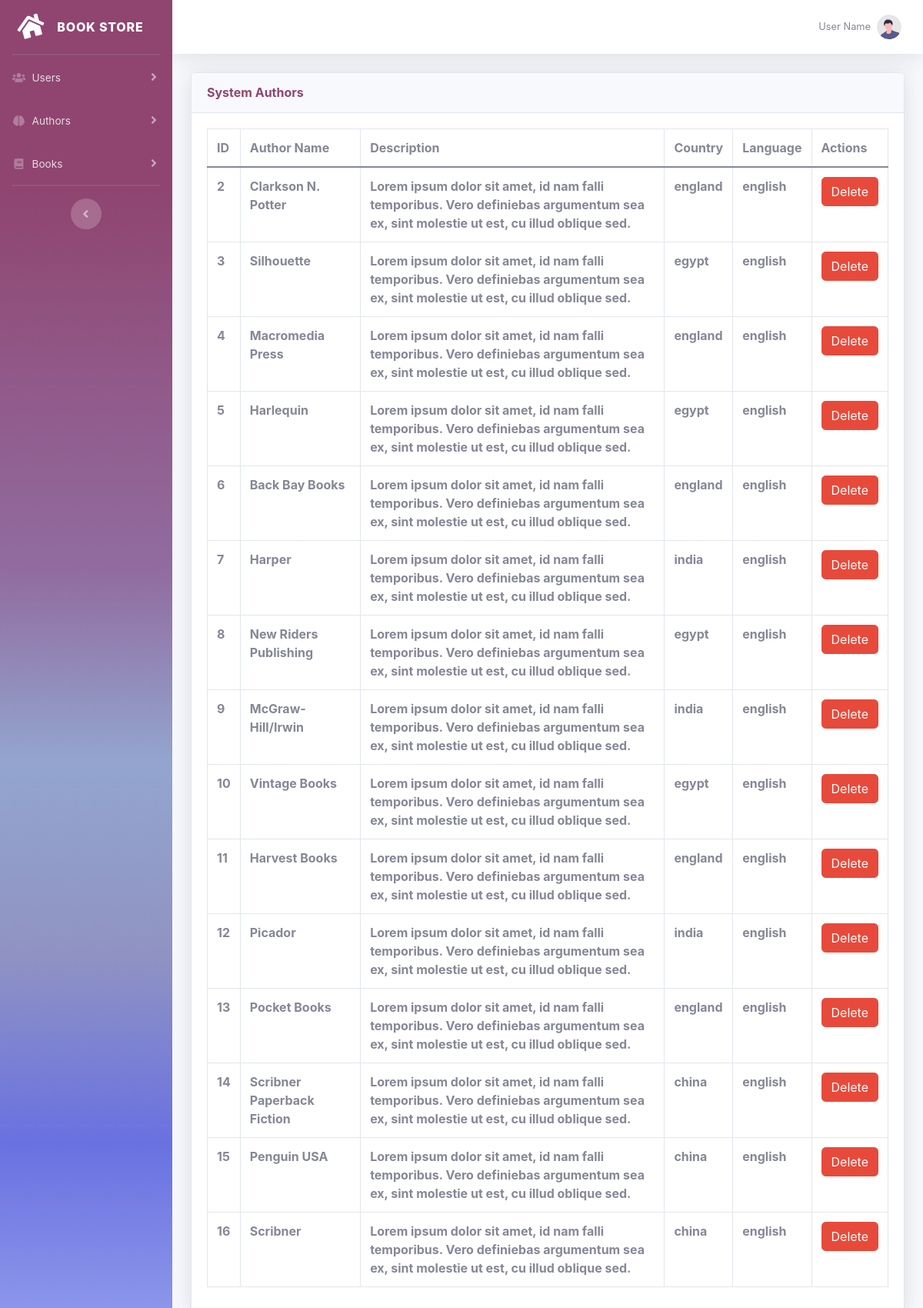
Screenshot of /dashboard.php?dashpage=author_table (signed in) with the database file from the repository.
### tables this page shows
CREATE TABLE `authors` (
  `author_id` smallint(6) NOT NULL,
  `author_name` varchar(50) NOT NULL,
  `author_country` varchar(50) NOT NULL,
  `author_language` varchar(50) NOT NULL,
  `author_description` text NOT NULL,
  `author_photo` text NOT NULL
);

### backend/functions.php (called while the page is built, shortened)
<?php
  function get_data($table, $fields, $parameters=null, $condition=null, $limit=null, $order=null) {
    global $db_connect;
    $query = "SELECT $fields
              FROM $table
              $condition
              $limit
              $order";
    $query = $db_connect->prepare($query);
    $query->execute();
    return $query->fetchAll();
  }
?>

### author_table.php (the view, shortened to what this page needs)
<?php
  $authors = get_data(
    "authors",
    "author_id,author_name,author_description,author_country,author_language"
  );
?>
<div class="container-fluid">
  <div class="card shadow mb-4">
    <div class="card-header py-3">
      <h6 class="m-0 font-weight-bold text-primary">System Authors</h6>
    </div>
    <div class="card-body">
      <div class="table-responsive">
        <table class="table table-bordered" id="dataTable" width="100%" cellspacing="0">
          <thead>
            <tr>
              <th>ID</th>
              <th>Author Name</th>
              <th>Description</th>
              <th>Country</th>
              <th>Language</th>
              <th>Actions</th>
            </tr>
          </thead>
          <tbody>
            <?php
                    foreach ($authors as $author){
                      echo "<tr>";
                        foreach ($author as $field){
                          echo "<th>" . $field . "</th>";
                        }
                        echo "<th>";
                        echo "<a class='btn btn-danger' href='?dashpage=author_table&action=delete&id=". $author['author_id'] . "'>Delete</a>";
                      echo "</th>";
                      echo "</tr>";
                    }
                  ?>
          </tbody>
        </table>
      </div>
    </div>
  </div>
</div>

### frontend/css/dashboard.css (style rules this page uses)
*, *::before, *::after { box-sizing: border-box; }
html { font-family: sans-serif; line-height: 1.15; -webkit-text-size-adjust: 100%; -webkit-tap-highlight-color: rgba(0, 0, 0, 0); }
body { margin: 0; font-family: "Nunito", -apple-system, BlinkMacSystemFont, "Segoe UI", Roboto, "Helvetica Neue", Arial, sans-serif, "Apple Color Emoji", "Segoe UI Emoji", "Segoe UI Symbol", "Noto Color Emoji"; font-size: 1rem; font-weight: 400; line-height: 1.5; color: #858796; text-align: left; background-color: #fff; }
h1, h2, h3, h4, h5, h6 { margin-top: 0; margin-bottom: 0.5rem; }
a { color: #8F4570; text-decoration: none; background-color: transparent; }
table { border-collapse: collapse; }
th { text-align: inherit; text-align: -webkit-match-parent; }
h1, h2, h3, h4, h5, h6, .h1, .h2, .h3, .h4, .h5, .h6 { margin-bottom: 0.5rem; font-weight: 400; line-height: 1.2; }
h6, .h6 { font-size: 1rem; }
.container, .container-fluid { width: 100%; padding-right: 0.75rem; padding-left: 0.75rem; margin-right: auto; margin-left: auto; }
.table { width: 100%; margin-bottom: 1rem; color: #858796; }
.table th, .table td { padding: 0.75rem; vertical-align: top; border-top: 1px solid #e3e6f0; }
.table thead th { vertical-align: bottom; border-bottom: 2px solid #e3e6f0; }
.table-bordered { border: 1px solid #e3e6f0; }
.table-bordered th, .table-bordered td { border: 1px solid #e3e6f0; }
.table-bordered thead th, .table-bordered thead td { border-bottom-width: 2px; }
.table-responsive { display: block; width: 100%; overflow-x: auto; -webkit-overflow-scrolling: touch; }
.table-responsive>.table-bordered { border: 0; }
.btn { display: inline-block; font-weight: 400; color: #858796; text-align: center; vertical-align: middle; -webkit-user-select: none; -moz-user-select: none; -ms-user-select: none; user-select: none; background-color: transparent; border: 1px solid transparent; padding: 0.375rem 0.75rem; font-size: 1rem; line-height: 1.5; border-radius: 0.35rem; transition: color 0.15s ease-in-out, background-color 0.15s ease-in-out, border-color 0.15s ease-in-out, box-shadow 0.15s ease-in-out; }
.btn:not(:disabled):not(.disabled) { cursor: pointer; }
.btn-danger { color: #fff; background-color: #e74a3b; border-color: #e74a3b; }
.card { position: relative; display: flex; flex-direction: column; min-width: 0; word-wrap: break-word; background-color: #fff; background-clip: border-box; border: 1px solid #e3e6f0; border-radius: 0.35rem; }
.card-body { flex: 1 1 auto; min-height: 1px; padding: 1.25rem; }
.card-header { padding: 0.75rem 1.25rem; margin-bottom: 0; background-color: #f8f9fc; border-bottom: 1px solid #e3e6f0; }
.card-header:first-child { border-radius: calc(0.35rem - 1px) calc(0.35rem - 1px) 0 0; }
.shadow { box-shadow: 0 0.15rem 1.75rem 0 rgba(58, 59, 69, 0.15) !important; }
.mb-4 { margin-bottom: 1.5rem !important; }
.m-0 { margin: 0 !important; }
.py-3 { padding-top: 1rem !important; padding-bottom: 1rem !important; }
.font-weight-bold { font-weight: 700 !important; }
.text-primary { color: #8F4570 !important; }
html { position: relative; min-height: 100%; }
body { height: 100%; }
.container, .container-fluid { padding-left: 1.5rem; padding-right: 1.5rem; }

### rows the page displays
authors: author_id "2", author_name "Clarkson N. Potter", author_description "Lorem ipsum dolor sit amet, id nam falli temporibus. Vero definiebas argumentum sea ex, sint molestie ut est, cu illud oblique sed.", author_country "england", author_language "english"
authors: author_id "3", author_name "Silhouette", author_description "Lorem ipsum dolor sit amet, id nam falli temporibus. Vero definiebas argumentum sea ex, sint molestie ut est, cu illud oblique sed.", author_country "egypt", author_language "english"
authors: author_id "4", author_name "Macromedia Press", author_description "Lorem ipsum dolor sit amet, id nam falli temporibus. Vero definiebas argumentum sea ex, sint molestie ut est, cu illud oblique sed.", author_country "england", author_language "english"
authors: author_id "5", author_name "Harlequin", author_description "Lorem ipsum dolor sit amet, id nam falli temporibus. Vero definiebas argumentum sea ex, sint molestie ut est, cu illud oblique sed.", author_country "egypt", author_language "english"
authors: author_id "6", author_name "Back Bay Books", author_description "Lorem ipsum dolor sit amet, id nam falli temporibus. Vero definiebas argumentum sea ex, sint molestie ut est, cu illud oblique sed.", author_country "england", author_language "english"
authors: author_id "7", author_name "Harper", author_description "Lorem ipsum dolor sit amet, id nam falli temporibus. Vero definiebas argumentum sea ex, sint molestie ut est, cu illud oblique sed.", author_country "india", author_language "english"
authors: author_id "8", author_name "New Riders Publishing", author_description "Lorem ipsum dolor sit amet, id nam falli temporibus. Vero definiebas argumentum sea ex, sint molestie ut est, cu illud oblique sed.", author_country "egypt", author_language "english"
authors: author_id "9", author_name "McGraw-Hill/Irwin", author_description "Lorem ipsum dolor sit amet, id nam falli temporibus. Vero definiebas argumentum sea ex, sint molestie ut est, cu illud oblique sed.", author_country "india", author_language "english"
authors: author_id "10", author_name "Vintage Books", author_description "Lorem ipsum dolor sit amet, id nam falli temporibus. Vero definiebas argumentum sea ex, sint molestie ut est, cu illud oblique sed.", author_country "egypt", author_language "english"
authors: author_id "11", author_name "Harvest Books", author_description "Lorem ipsum dolor sit amet, id nam falli temporibus. Vero definiebas argumentum sea ex, sint molestie ut est, cu illud oblique sed.", author_country "england", author_language "english"
authors: author_id "12", author_name "Picador", author_description "Lorem ipsum dolor sit amet, id nam falli temporibus. Vero definiebas argumentum sea ex, sint molestie ut est, cu illud oblique sed.", author_country "india", author_language "english"
authors: author_id "13", author_name "Pocket Books", author_description "Lorem ipsum dolor sit amet, id nam falli temporibus. Vero definiebas argumentum sea ex, sint molestie ut est, cu illud oblique sed.", author_country "england", author_language "english"
authors: author_id "14", author_name "Scribner Paperback Fiction", author_description "Lorem ipsum dolor sit amet, id nam falli temporibus. Vero definiebas argumentum sea ex, sint molestie ut est, cu illud oblique sed.", author_country "china", author_language "english"
authors: author_id "15", author_name "Penguin USA", author_description "Lorem ipsum dolor sit amet, id nam falli temporibus. Vero definiebas argumentum sea ex, sint molestie ut est, cu illud oblique sed.", author_country "china", author_language "english"
authors: author_id "16", author_name "Scribner", author_description "Lorem ipsum dolor sit amet, id nam falli temporibus. Vero definiebas argumentum sea ex, sint molestie ut est, cu illud oblique sed.", author_country "china", author_language "english"
